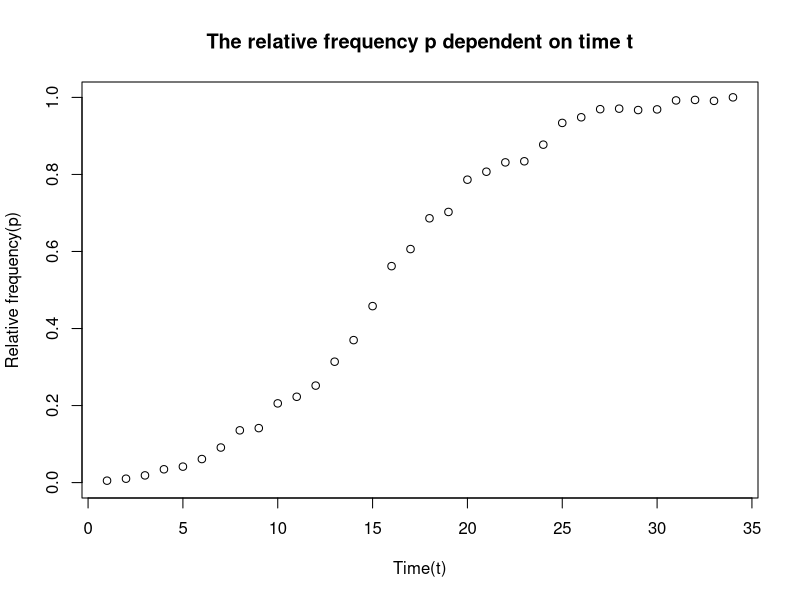

Recreate this plot in R.
#introducing all necessary starting variables
N<-100 #population size of 100
p<-NULL    #introducing the p vector that will save all p values
p[1]<-1/(2*N) #initial frequency of the gene
w<-1.4     #the gene starts out with a fitness advantage since it is >1

#now there will be a for loop that repeats the calculation of pt+1 1000 times
for (t in 1:999) {
  wt<-w*p[t]+1-p[t] #first calculate the mean fitness at time t
  sd<-(1/wt)*sqrt(w/(2*N)*p[t]*(1-p[t])) #calculate the standard deviation of the random factor at time t
  p[t+1]<-w/wt*p[t]+rnorm(1, mean = 0, sd = sd) #now calculate p at time t+1
  if (p[t+1]>=1){
    break
  }
  if (p[t+1]<=0){
    break
  }
}
#now generate the time series plot with x being a time a vector from 1 to the length of p by 1, and y=p 
plot(seq(1, length(p), by=1), p,
     xlab = "Time(t)",
     ylab = "Relative frequency(p)",
     main = "The relative frequency p dependent on time t",
     ylim = c(0,1))
